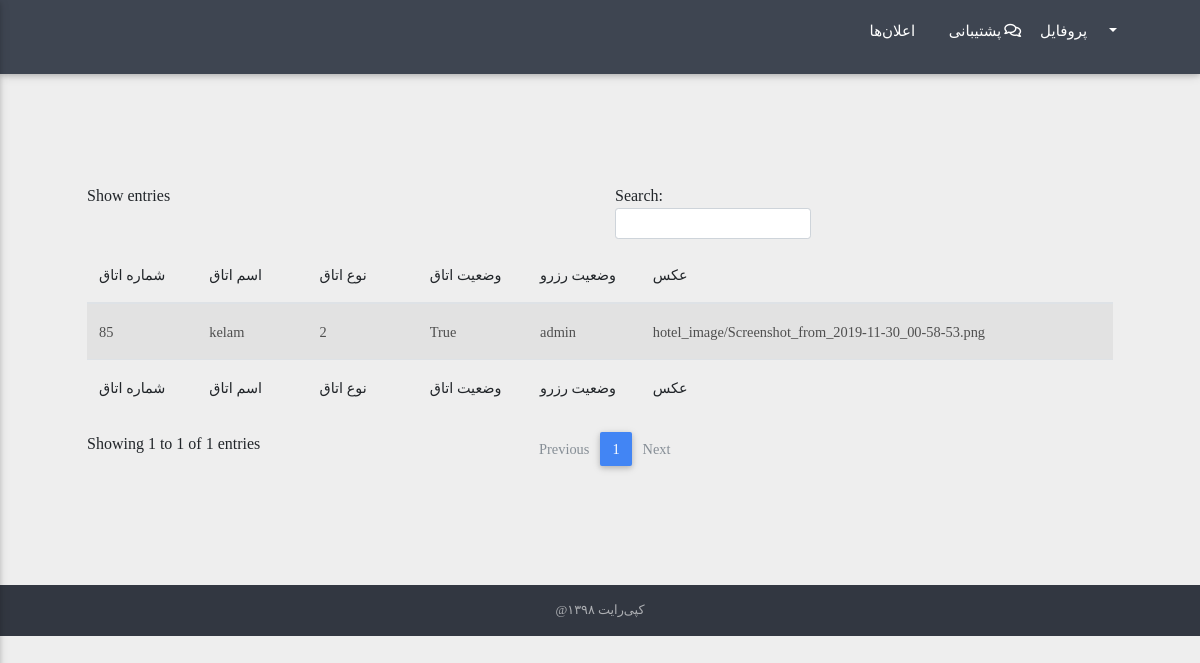
Before: /dashboard/rooms/ with the older database file.
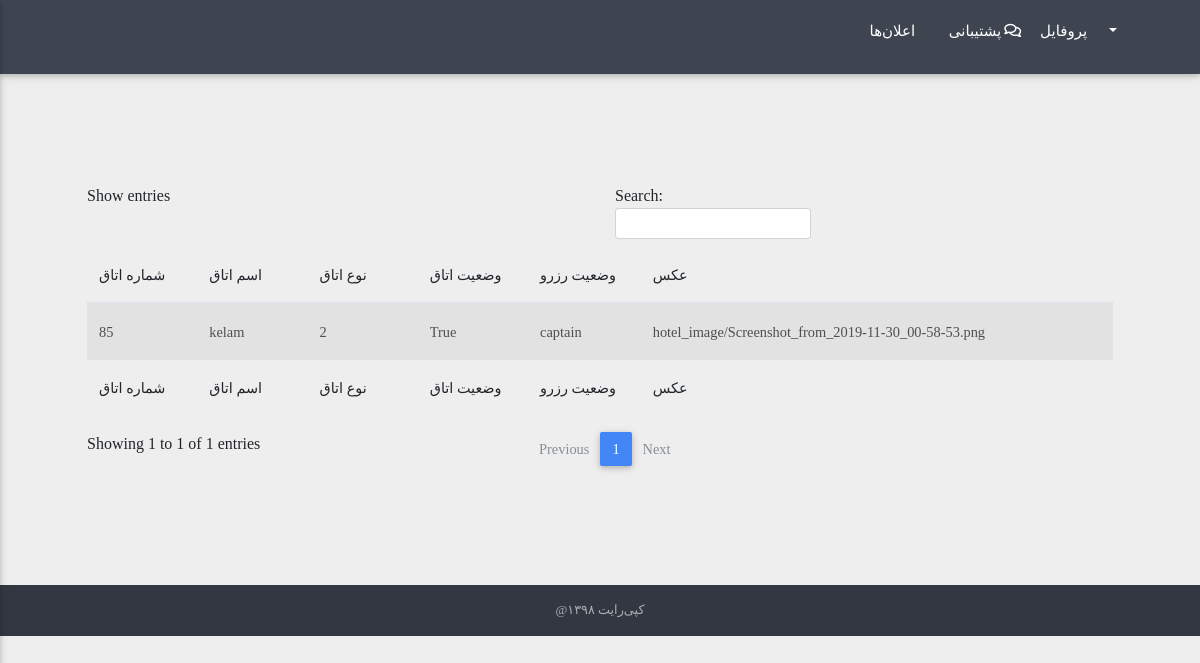
After: the same page with the newer database file.
### Room/models.py (models this page shows, shortened)
class Room(models.Model):
    room_choice = [('1','یک تخته'),('2',"دو تخته"),("3","۳ تخته"),("4","۴ تخته")]
    no = models.CharField(max_length=5)
    name = models.CharField(max_length=255)
    room_type = models.CharField(choices=room_choice,max_length=1,default=None)
    vacant = models.BooleanField(default=False)
    reserved_for_specific_user = models.OneToOneField(Users,default=None,on_delete=models.CASCADE,null=True)
    images = models.ImageField(upload_to="hotel_image/",default=None)
    default_price = models.IntegerField(default=0)

class Users(models.Model):
    user = models.OneToOneField(User,on_delete=models.CASCADE)
    phone = models.CharField(max_length=10)
    cell_phone = models.CharField(max_length=10)
    SSN = models.CharField(max_length=10)
    Address = models.TextField()
    profile = models.ImageField(upload_to="imgs/",blank=True,null=True)
    room_alotted = models.BooleanField(default=False)
    Room = models.OneToOneField('Room',blank=True,on_delete=models.CASCADE,null=True)
    def __str__(self):
        return str(self.user)

### Room/views.py (the view)
# urls.py: url(r'^dashboard/rooms/$',views.rooms,name="Rooms"),
def rooms(request):
    queryrooms=Room.objects.all()
    return render(request,"rooms.html",{"allrooms": queryrooms})

### templates/rooms.html (shortened to what this page needs)
 {% extends 'admin_dashboard_base.html' %} {% load static %} {% block content %}
<main>
    <div class="container my-5 py-5">
        <section class="">
            <table id="dt-material-checkbox" class="table table-striped" cellspacing="0" width="100%">
                <thead>
                    <tr>
                        <th class="th-sm">شماره اتاق
                        </th>
                        <th class="th-sm">اسم اتاق
                        </th>
                        <th class="th-sm">نوع اتاق
                        </th>
                        <th class="th-sm">وضعیت اتاق
                        </th>
                        <th class="th-sm">وضعیت رزرو
                        </th>
                        <th class="th-sm">عکس
                        </th>
                    </tr>
                </thead>
                <tbody>
                    {% for v in allrooms %}
                    <tr>
                        <td>{{ v.no }}</td>
                        <td>{{ v.name }}</td>
                        <td>{{ v.room_type }}</td>
                        <td>{{ v.vacant }}</td>
                        <td>{{ v.reserved_for_specific_user }}</td>
                        <td>{{ v.images }}</td>
                    </tr>
                    {% endfor %}
                </tbody>
                <tfoot>
                    <tr>
                        <th class="th-sm">شماره اتاق
                        </th>
                        <th class="th-sm">اسم اتاق
                        </th>
                        <th class="th-sm">نوع اتاق
                        </th>
                        <th class="th-sm">وضعیت اتاق
                        </th>
                        <th class="th-sm">وضعیت رزرو
                        </th>
                        <th class="th-sm">عکس
                        </th>
                    </tr>
                </tfoot>
            </table>
        </section>
    </div>
</main>
{% endblock %}

Changed rows visible on the page:
changed through a linked row, Room "kelam": reserved_for_specific_user "admin" → "captain"
